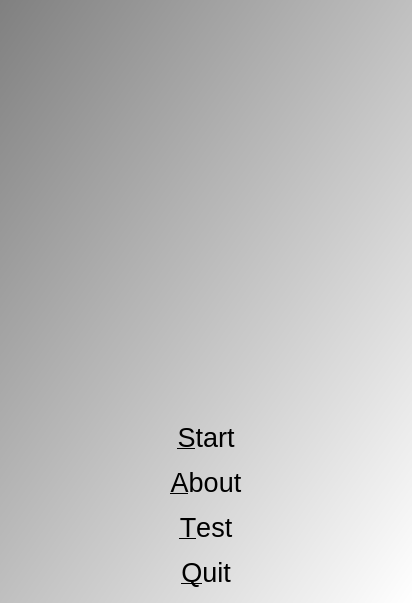
<?xml version="1.0" encoding="UTF-8"?>
<ui version="4.0">
 <class>QtTriangleMeshCreatorMenuDialog</class>
 <widget class="QDialog" name="QtTriangleMeshCreatorMenuDialog">
  <property name="geometry">
   <rect>
    <x>0</x>
    <y>0</y>
    <width>412</width>
    <height>603</height>
   </rect>
  </property>
  <property name="font">
   <font>
    <pointsize>20</pointsize>
   </font>
  </property>
  <property name="windowTitle">
   <string>TriangleMeshCreator</string>
  </property>
  <property name="windowIcon">
   <iconset resource="ToolTriangleMeshCreator.qrc">
    <normaloff>:/ToolTriangleMeshCreator/ToolTriangleMeshCreatorIcon.png</normaloff>:/ToolTriangleMeshCreator/ToolTriangleMeshCreatorIcon.png</iconset>
  </property>
  <property name="styleSheet">
   <string notr="true">QDialog { 
background-color: qlineargradient(x1: 0, y1: 0, x2: 1, y2: 1, stop: 0  #808080, stop: 1 #ffffff);
}
QPushButton { background-color: rgb(255, 255, 255);  }
QPushButton { color: rgb(0,0,0); }
QPushButton { font: 48px &quot;Courier New&quot;, courier, monospace }</string>
  </property>
  <layout class="QVBoxLayout" name="verticalLayout">
   <item>
    <widget class="QLabel" name="label">
     <property name="text">
      <string/>
     </property>
     <property name="pixmap">
      <pixmap resource="ToolTriangleMeshCreator.qrc">:/ToolTriangleMeshCreator/ToolTriangleMeshCreatorWelcome.png</pixmap>
     </property>
     <property name="alignment">
      <set>Qt::AlignCenter</set>
     </property>
    </widget>
   </item>
   <item>
    <widget class="QPushButton" name="button_start">
     <property name="text">
      <string>&amp;Start</string>
     </property>
     <property name="flat">
      <bool>true</bool>
     </property>
    </widget>
   </item>
   <item>
    <widget class="QPushButton" name="button_about">
     <property name="text">
      <string>&amp;About</string>
     </property>
     <property name="flat">
      <bool>true</bool>
     </property>
    </widget>
   </item>
   <item>
    <widget class="QPushButton" name="button_test">
     <property name="text">
      <string>&amp;Test</string>
     </property>
     <property name="flat">
      <bool>true</bool>
     </property>
    </widget>
   </item>
   <item>
    <widget class="QPushButton" name="button_quit">
     <property name="text">
      <string>&amp;Quit</string>
     </property>
     <property name="flat">
      <bool>true</bool>
     </property>
    </widget>
   </item>
  </layout>
 </widget>
 <tabstops>
  <tabstop>button_start</tabstop>
  <tabstop>button_about</tabstop>
  <tabstop>button_quit</tabstop>
 </tabstops>
 <resources>
  <include location="ToolTriangleMeshCreator.qrc"/>
 </resources>
 <connections/>
</ui>
